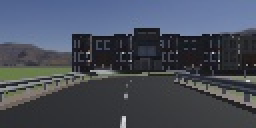
#> input picture helper_functions/image_original_2_469_43.jpeg, 128 x 64 px (shown 2 times larger)
$ python plot_road.py
#> lines starting #> are read from the running program, lines starting #| are printed output that depends on the picture; after the words box and inside, x2 and y2 are one past the last pixel; in counts of white or black regions, pixels touching at a corner belong together
#> further down, image is the input picture: shape (64, 128, 3); mean B, G, R 90.3, 77.6, 71.6
import matplotlib.pyplot as plt
import numpy as np
import cv2


def canny(iamge):
    gray = cv2.cvtColor(image, cv2.COLOR_BGR2GRAY)
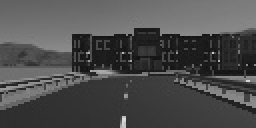
#> gray: shape (64, 128) (shown 2 times larger); min 14, max 218, mean 77.2
    blur = cv2.GaussianBlur(gray, (5, 5), 0)
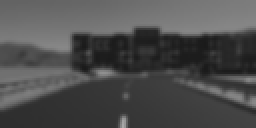
#> blur: shape (64, 128) (shown 2 times larger); min 26, max 169, mean 77.2
    canny = cv2.Canny(blur, 50, 150)
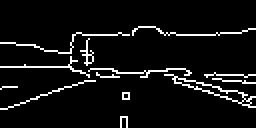
#> canny: shape (64, 128) (shown 2 times larger); 6.7% white in thin lines or dots, all inside (x1, y1, x2, y2) = (0, 13, 128, 64)
    return canny


def region_of_interest(image):
    height = image.shape[0]
#> height = 64
    width = image.shape[1]
#> width = 128
    mask = np.zeros_like(image)

    # this the triage of the road

    polygons = np.array([[(0, 54),  (127, 53), (57, 37), (63, 36)]], np.int32)

    cv2.fillPoly(mask, polygons, 255)
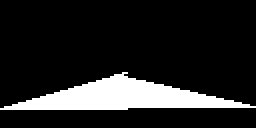
#> mask: shape (64, 128) (shown 2 times larger); 14.2% white; 1 white region, box (x1, y1, x2, y2) and area: (0, 36, 128, 55) 1164
    masked_image = cv2.bitwise_and(image, mask)
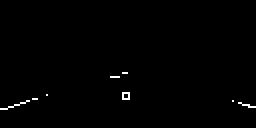
#> masked_image: shape (64, 128) (shown 2 times larger); 0.61% white in thin lines or dots, all inside (x1, y1, x2, y2) = (0, 36, 128, 55)
    return masked_image

def display_lines(img,lines):
    line_image = np.zeros_like(img)
    if lines is not None:
        for line in lines:
            for x1, y1, x2, y2 in line:
                cv2.line(line_image,(x1,y1),(x2,y2),(255,0,0),10)
    return line_image
def make_points(image, line):
    slope, intercept = line
    y1 = int(image.shape[0])# bottom of the image
    y2 = int(y1*3/5)         # slightly lower than the middle
    x1 = int((y1 - intercept)/slope)
    x2 = int((y2 - intercept)/slope)
    return [[x1, y1, x2, y2]]

def average_slope_intercept(image, lines):
    left_fit    = []
    right_fit   = []
    if lines is None:
        return None
    for line in lines:
        for x1, y1, x2, y2 in line:
            fit = np.polyfit((x1,x2), (y1,y2), 1)
            slope = fit[0]
            intercept = fit[1]
            if slope < 0: # y is reversed in image
                left_fit.append((slope, intercept))
            else:
                right_fit.append((slope, intercept))
    # add more weight to longer lines
    left_fit_average  = np.average(left_fit, axis=0)
    right_fit_average = np.average(right_fit, axis=0)
    left_line  = make_points(image, left_fit_average)
    right_line = make_points(image, right_fit_average)
    averaged_lines = [left_line, right_line]
    return averaged_lines

image = cv2.imread(r"image_original_2_469_43.jpeg")
lane_image = np.copy(image)
image_canny = canny(lane_image)
image_polygon = region_of_interest(image_canny)
lines = cv2.HoughLinesP(image_polygon, 2, np.pi/180, 100, np.array([]), minLineLength=40, maxLineGap=5)
#> lines = None
averaged_lines = average_slope_intercept(image_polygon, lines)
line_image = display_lines(image_polygon, lines)
#> line_image: shape (64, 128); every value is 0
# plt.imshow(image_canny)
plt.imshow(image_polygon)
plt.show()
# cv2.imshow("result", region_of_interest(image_canny))
# cv2.waitKey(0)
